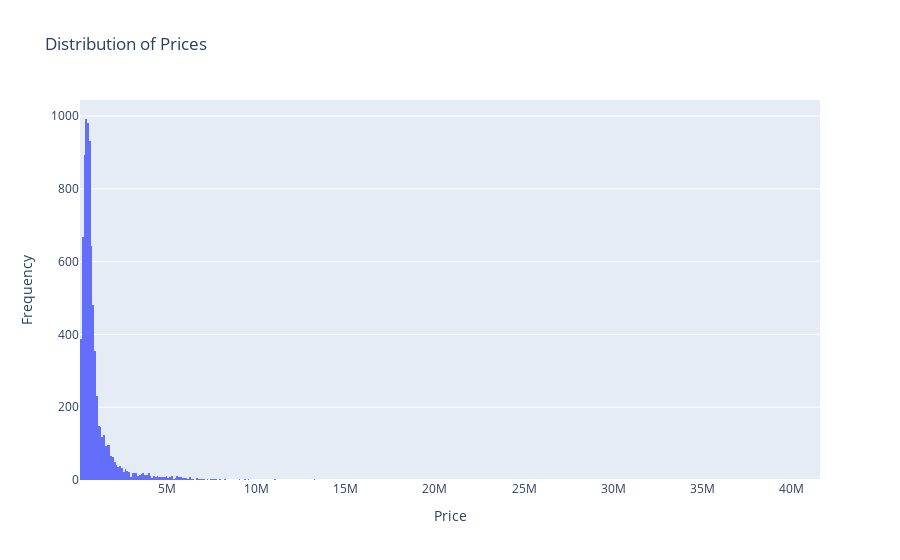

Notebook code cell kept with this figure:
### Code cell
# Plot for distribution of prices 

plt.figure(figsize=(6, 6))
fig = px.histogram(df_1, x='Price', title='Distribution of Prices')
fig.update_layout(xaxis_title='Price', yaxis_title='Frequency')
fig.show()

### Figure 1 — Plotly figure (JSON) as saved in the notebook; plotly's stock layout.template omitted (floating-point values rounded to 4 significant figures; data arrays with more than 128 entries replaced by an {"elided": "..."} marker saying what was removed)
{"data": [{"alignmentgroup": "True", "bingroup": "x", "hovertemplate": "Price=%{x}<br>count=%{y}<extra></extra>", "legendgroup": "", "marker": {"color": "#636efa", "pattern": {"shape": ""}}, "name": "", "offsetgroup": "", "orientation": "v", "showlegend": false, "type": "histogram", "x": {"elided": "8229 float values"}, "xaxis": "x", "yaxis": "y"}], "layout": {"barmode": "relative", "legend": {"tracegroupgap": 0}, "title": {"text": "Distribution of Prices"}, "xaxis": {"anchor": "y", "domain": [0, 1], "title": {"text": "Price"}}, "yaxis": {"anchor": "x", "domain": [0, 1], "title": {"text": "Frequency"}}}}
